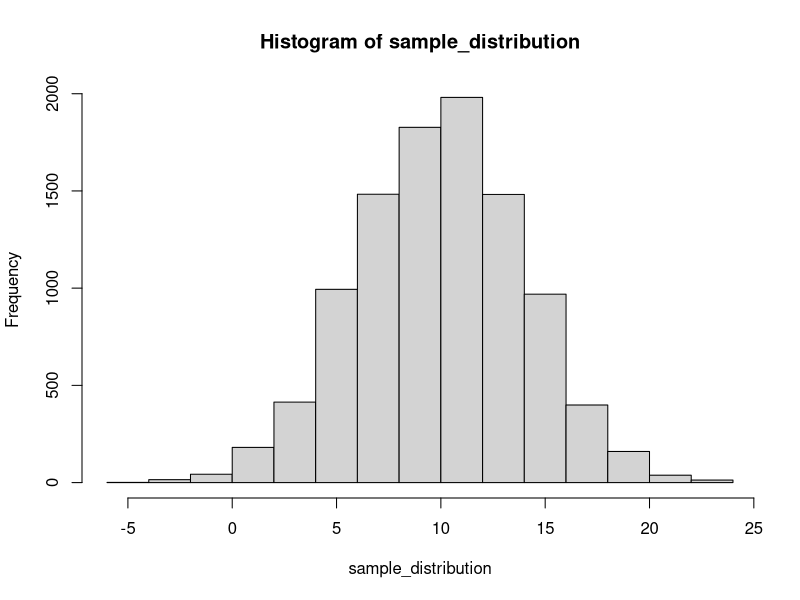
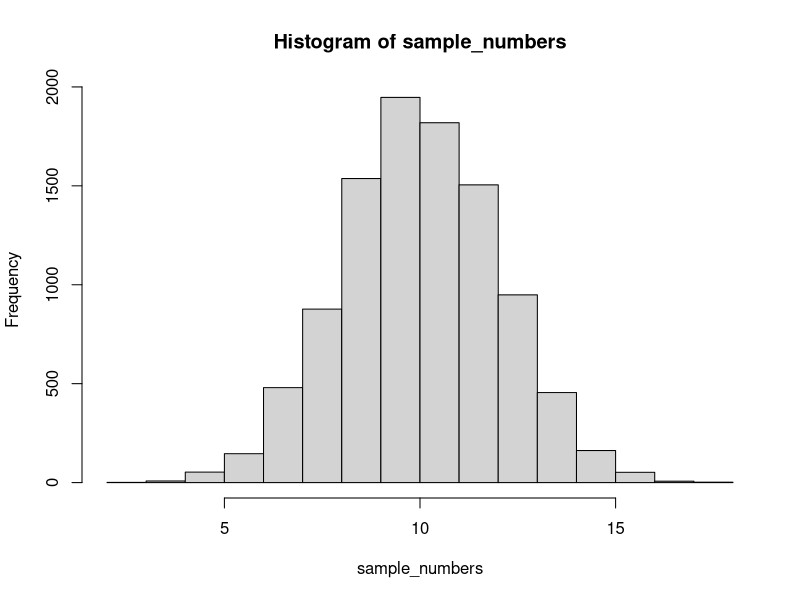
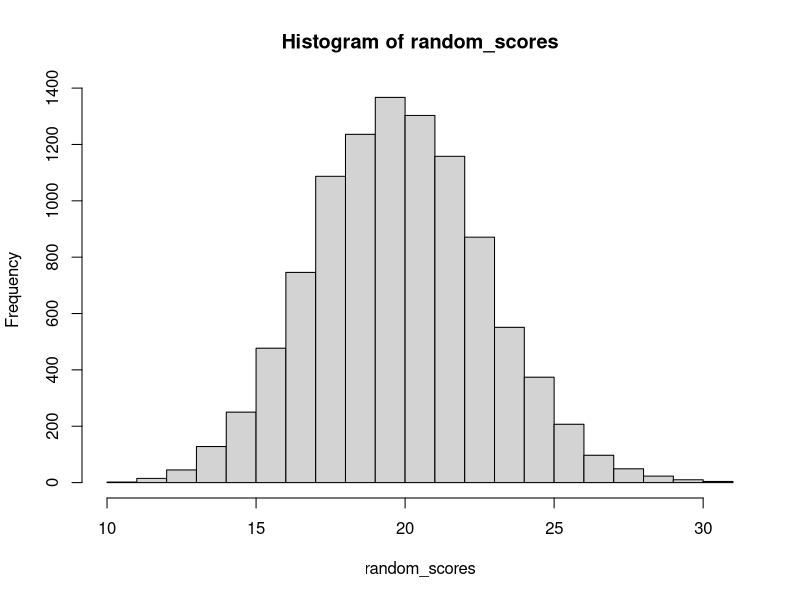

Recreate these plots in R, in order.
## ---- chunk 1
knitr::opts_chunk$set(echo = TRUE)
## ---- chunk 2

library(ggplot2) 
library(dplyr)  

# We will use the pnorm function to getting P(x>2.5) = 0.006209665

pnorm(2.5, mean = 0, sd = 1, lower.tail = FALSE)

# For the fallowing step we need to sample 1000000 from the previous distribution

random_sampling <- rnorm(1000000, mean = 0, sd = 1)

# As the next step we need to show the verification 

selected_sample <- random_sampling[random_sampling > 2.5]

length(selected_sample)

length(selected_sample) / 1000000 # this gave us 0.006218, and that verifies how the rnorm functions produces well sugessted numbers


## ---- chunk 3

# In the question when said a score higher than 3 standard deviation from the mean, we can say that the vector of quantiles is 130. 

pnorm(130, mean = 100, sd = 10, lower.tail = FALSE, log.p = FALSE) #0.001349898 probability

# To find how many people would get a score higher than 3 standard deviations from the mean, we need to multiply the probability by the total number of the person who took the exam. 

10000 * pnorm(130, mean = 100, sd = 10, lower.tail = FALSE, log.p = FALSE) #13.49898 person scored higher than 3 standard deviation from the mean. 


### Other possible solution is;

people_scores <- rnorm(10000, mean = 100, sd = 10)

people_scores[people_scores > 130]

10000 * (length(people_scores[people_scores > 130] ) / 10000)

## ---- chunk 4

rnorm(25, mean = 10, sd = 20) # randomly sampling 

mean(rnorm(25, mean = 10, sd = 20)) # checking the mean

## Creating a sampling distribution of the mean for this scenario with at least 10,000 sample means; 


sample_distribution <- replicate(10000, mean(rnorm(25, mean = 10, sd = 20)))


hist(sample_distribution) # checking the distribution on the histogram


# For calculating the proportion of sample means that that are 12 or larger; 

length(sample_distribution[sample_distribution >= 12]) / 10000 # we used '' >='' because in the question was asked that are 12 or larger



## ---- chunk 5

sample_numbers <- replicate(10000, mean(rnorm(100, mean = 10, sd = 20)))

hist(sample_numbers)

length(sample_numbers[sample_numbers >= 12]) / 10000 

# When we compare the question 3 and question 4, we see that in the question 4 the probability is smaller than the question 3. So, the proportion is lower than the question 3. Because the distribution would not be normal, would be more leptokurtic. For the statistical hypothesis testing, when the sample size increased, our z-score would increase too, so the null hypothesis would reject.

## ---- chunk 6
random_scores <- replicate(10000, sd(rnorm(25, mean = 10, sd = 20)))

hist(random_scores)

length(random_scores[random_scores <= 15]) / 10000 
